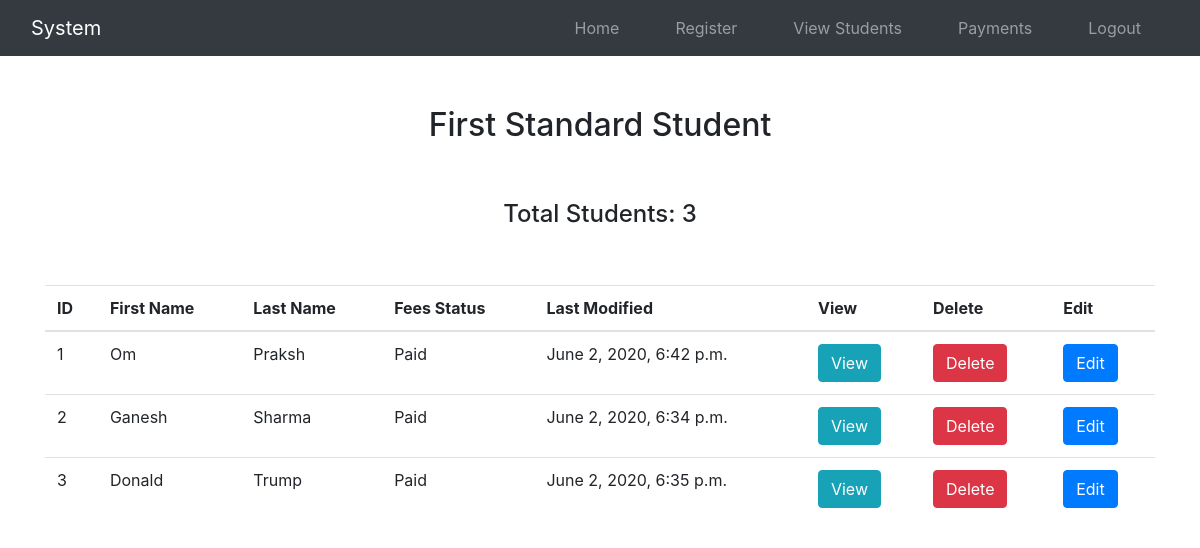
/view_first_students/ (signed in), run on the app's committed database.
### register/models.py (models this page shows, shortened)
class Register(models.Model):
    STD_CHOICES = (
        ('First', 'First'),
        ('Second', 'Second'),
        ('Third', 'Third'),
        ('Forth', 'Forth')
    )
    first_name = models.CharField(max_length=50)
    last_name = models.CharField(max_length=50)
    std = models.CharField(max_length=100, choices=STD_CHOICES, null=True)
    fees = models.BooleanField(default=False)
    partial_fee=models.BooleanField(default=False)
    date = models.DateTimeField(auto_now_add=True)
    total_fee=models.IntegerField(null=True,default=0)
    fee_recieved=models.IntegerField(null=True,default=0)
    one_time_fee=models.IntegerField(null=True,default=0)

### register/views.py (the view)
# urls.py: path('view_first_students/',views.view_first_students,name='view_first_students'),
@login_required(login_url = "/register/login/")
def view_first_students(request):
    students = Register.objects.filter(std='First')
    f=0
    for i in students:
        f+=1
    d={'students':students,'f':f}
    return render(request,'view_first_students.html',d)

### templates/view_first_students.html (shortened to what this page needs)
{% extends 'index.html' %}
{% load static %}
{% block content %}
<div class="container" style="margin-top:50px">
    <h2 class="text-center">First Standard Student</h2>
    <br><br>
    <h4 class="text-center">Total Students: {{ f }}</h4>
    <br><br>
    <table class="table table-hover">
        <thead>
            <tr>
                <th>ID</th>
                <th>First Name</th>
                <th>Last Name</th>
                <th>Fees Status</th>
                <th>Last Modified</th>
                <th>View</th>
                <th>Delete</th>
                <th>Edit</th>
            </tr>
        </thead>
        <tbody>
            {% for i in students %}
                <tr>
                <td>{{i.id}}</td>
                <td>{{i.first_name}}</td>
                <td>{{i.last_name}}</td>
                {% if i.fees == True %}
                <td>Paid</td>
                {% else %}
                <td>Unpaid/Partially Paid</td>
                {% endif %}
                <td>{{i.date}}</td>
                <td><a href="{% url 'register:view_detail' i.id %}" class="btn btn-info">View</a></td>
                <td><a href="{% url 'register:delete_students' i.id %}" onclick="return confirm('Are Sure?')" class="btn btn-danger">Delete</a></td>
                <td><a href="{% url 'register:edit_students' i.id %}" class="btn btn-primary">Edit</a></td>
            </tr>
            {% endfor %}
        </tbody>
    </table>
{% endblock content %}

### data on the page
Register: id "1", first_name "Om", last_name "Praksh", fees "Paid", date "June 2, 2020, 6:42 p.m."
Register: id "2", first_name "Ganesh", last_name "Sharma", fees "Paid", date "June 2, 2020, 6:34 p.m."
Register: id "3", first_name "Donald", last_name "Trump", fees "Paid", date "June 2, 2020, 6:35 p.m."

### other printed values
{{ f }} "3"
